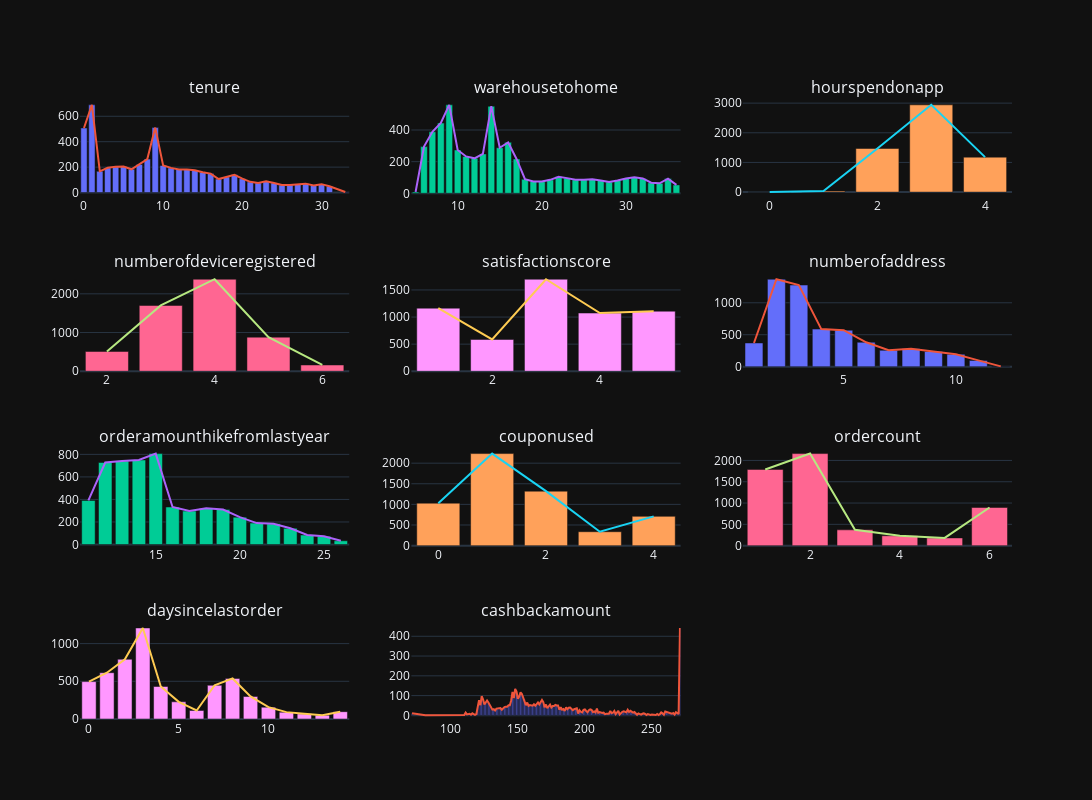

Notebook code cell kept with this figure:
### Markdown cell above
#### numeric values distribution

### Code cell
fig = make_subplots(cols=3, rows=4, subplot_titles=numeric_data.columns)

for i, col in enumerate(numeric_data.columns):
    # Bar trace
    bar_trace = go.Bar(
        x=numeric_data[col].value_counts().sort_index().index,
        y=numeric_data[col].value_counts().sort_index().values,
        name=col
    )
    
    # Line trace
    line_trace = go.Scatter(
        x=numeric_data[col].value_counts().sort_index().index,
        y=numeric_data[col].value_counts().sort_index().values,
        mode='lines',
        name=f'{col} Line'
    )
    
    # Add traces to the figure
    fig.add_trace(bar_trace, row=i//3+1, col=i%3+1)
    fig.add_trace(line_trace, row=i//3+1, col=i%3+1)

fig.update_layout(height=800, width=1400, template='plotly_dark',showlegend=False)
fig.show()

### Figure 1 — Plotly figure (JSON) as saved in the notebook; plotly's stock layout.template omitted (floating-point values rounded to 4 significant figures; data arrays with more than 128 entries replaced by an {"elided": "..."} marker saying what was removed)
{"data": [{"name": "tenure", "type": "bar", "x": [0, 1, 2, 3, 4, 5, 6, 7, 8, 9, 10, 11, 12, 13, 14, 15, 16, 17, 18, 19, 20, 21, 22, 23, 24, 25, 26, 27, 28, 29, 30, 31, 33], "xaxis": "x", "y": [508, 690, 167, 195, 203, 204, 183, 221, 263, 511, 213, 194, 182, 181, 176, 159, 149, 106, 123, 140, 109, 84, 76, 89, 75, 59, 60, 66, 70, 55, 66, 49, 4], "yaxis": "y"}, {"mode": "lines", "name": "tenure Line", "type": "scatter", "x": [0, 1, 2, 3, 4, 5, 6, 7, 8, 9, 10, 11, 12, 13, 14, 15, 16, 17, 18, 19, 20, 21, 22, 23, 24, 25, 26, 27, 28, 29, 30, 31, 33], "xaxis": "x", "y": [508, 690, 167, 195, 203, 204, 183, 221, 263, 511, 213, 194, 182, 181, 176, 159, 149, 106, 123, 140, 109, 84, 76, 89, 75, 59, 60, 66, 70, 55, 66, 49, 4], "yaxis": "y"}, {"name": "warehousetohome", "type": "bar", "x": [5, 6, 7, 8, 9, 10, 11, 12, 13, 14, 15, 16, 17, 18, 19, 20, 21, 22, 23, 24, 25, 26, 27, 28, 29, 30, 31, 32, 33, 34, 35, 36], "xaxis": "x2", "y": [8, 295, 389, 444, 559, 274, 233, 221, 249, 550, 288, 322, 217, 89, 75, 74, 85, 104, 96, 85, 86, 89, 81, 71, 81, 94, 101, 94, 67, 63, 93, 53], "yaxis": "y2"}, {"mode": "lines", "name": "warehousetohome Line", "type": "scatter", "x": [5, 6, 7, 8, 9, 10, 11, 12, 13, 14, 15, 16, 17, 18, 19, 20, 21, 22, 23, 24, 25, 26, 27, 28, 29, 30, 31, 32, 33, 34, 35, 36], "xaxis": "x2", "y": [8, 295, 389, 444, 559, 274, 233, 221, 249, 550, 288, 322, 217, 89, 75, 74, 85, 104, 96, 85, 86, 89, 81, 71, 81, 94, 101, 94, 67, 63, 93, 53], "yaxis": "y2"}, {"name": "hourspendonapp", "type": "bar", "x": [0, 1, 2, 3, 4], "xaxis": "x3", "y": [3, 35, 1471, 2942, 1179], "yaxis": "y3"}, {"mode": "lines", "name": "hourspendonapp Line", "type": "scatter", "x": [0, 1, 2, 3, 4], "xaxis": "x3", "y": [3, 35, 1471, 2942, 1179], "yaxis": "y3"}, {"name": "numberofdeviceregistered", "type": "bar", "x": [2, 3, 4, 5, 6], "xaxis": "x4", "y": [511, 1699, 2377, 881, 162], "yaxis": "y4"}, {"mode": "lines", "name": "numberofdeviceregistered Line", "type": "scatter", "x": [2, 3, 4, 5, 6], "xaxis": "x4", "y": [511, 1699, 2377, 881, 162], "yaxis": "y4"}, {"name": "satisfactionscore", "type": "bar", "x": [1, 2, 3, 4, 5], "xaxis": "x5", "y": [1164, 586, 1698, 1074, 1108], "yaxis": "y5"}, {"mode": "lines", "name": "satisfactionscore Line", "type": "scatter", "x": [1, 2, 3, 4, 5], "xaxis": "x5", "y": [1164, 586, 1698, 1074, 1108], "yaxis": "y5"}, {"name": "numberofaddress", "type": "bar", "x": [1, 2, 3, 4, 5, 6, 7, 8, 9, 10, 11, 12], "xaxis": "x6", "y": [371, 1369, 1278, 588, 571, 382, 256, 280, 239, 194, 98, 4], "yaxis": "y6"}, {"mode": "lines", "name": "numberofaddress Line", "type": "scatter", "x": [1, 2, 3, 4, 5, 6, 7, 8, 9, 10, 11, 12], "xaxis": "x6", "y": [371, 1369, 1278, 588, 571, 382, 256, 280, 239, 194, 98, 4], "yaxis": "y6"}, {"name": "orderamounthikefromlastyear", "type": "bar", "x": [11, 12, 13, 14, 15, 16, 17, 18, 19, 20, 21, 22, 23, 24, 25, 26], "xaxis": "x7", "y": [391, 728, 741, 750, 807, 333, 297, 321, 311, 243, 190, 184, 144, 84, 73, 33], "yaxis": "y7"}, {"mode": "lines", "name": "orderamounthikefromlastyear Line", "type": "scatter", "x": [11, 12, 13, 14, 15, 16, 17, 18, 19, 20, 21, 22, 23, 24, 25, 26], "xaxis": "x7", "y": [391, 728, 741, 750, 807, 333, 297, 321, 311, 243, 190, 184, 144, 84, 73, 33], "yaxis": "y7"}, {"name": "couponused", "type": "bar", "x": [0, 1, 2, 3, 4], "xaxis": "x8", "y": [1030, 2232, 1321, 337, 710], "yaxis": "y8"}, {"mode": "lines", "name": "couponused Line", "type": "scatter", "x": [0, 1, 2, 3, 4], "xaxis": "x8", "y": [1030, 2232, 1321, 337, 710], "yaxis": "y8"}, {"name": "ordercount", "type": "bar", "x": [1, 2, 3, 4, 5, 6], "xaxis": "x9", "y": [1789, 2161, 371, 232, 181, 896], "yaxis": "y9"}, {"mode": "lines", "name": "ordercount Line", "type": "scatter", "x": [1, 2, 3, 4, 5, 6], "xaxis": "x9", "y": [1789, 2161, 371, 232, 181, 896], "yaxis": "y9"}, {"name": "daysincelastorder", "type": "bar", "x": [0, 1, 2, 3, 4, 5, 6, 7, 8, 9, 10, 11, 12, 13, 14], "xaxis": "x10", "y": [496, 614, 792, 1207, 431, 228, 113, 447, 538, 299, 157, 91, 69, 51, 97], "yaxis": "y10"}, {"mode": "lines", "name": "daysincelastorder Line", "type": "scatter", "x": [0, 1, 2, 3, 4, 5, 6, 7, 8, 9, 10, 11, 12, 13, 14], "xaxis": "x10", "y": [496, 614, 792, 1207, 431, 228, 113, 447, 538, 299, 157, 91, 69, 51, 97], "yaxis": "y10"}, {"name": "cashbackamount", "type": "bar", "x": {"elided": "163 int values"}, "xaxis": "x11", "y": {"elided": "163 int values"}, "yaxis": "y11"}, {"mode": "lines", "name": "cashbackamount Line", "type": "scatter", "x": {"elided": "163 int values"}, "xaxis": "x11", "y": {"elided": "163 int values"}, "yaxis": "y11"}], "layout": {"annotations": [{"font": {"size": 16}, "showarrow": false, "text": "tenure", "x": 0.1444, "xanchor": "center", "xref": "paper", "y": 1, "yanchor": "bottom", "yref": "paper"}, {"font": {"size": 16}, "showarrow": false, "text": "warehousetohome", "x": 0.5, "xanchor": "center", "xref": "paper", "y": 1, "yanchor": "bottom", "yref": "paper"}, {"font": {"size": 16}, "showarrow": false, "text": "hourspendonapp", "x": 0.8556, "xanchor": "center", "xref": "paper", "y": 1, "yanchor": "bottom", "yref": "paper"}, {"font": {"size": 16}, "showarrow": false, "text": "numberofdeviceregistered", "x": 0.1444, "xanchor": "center", "xref": "paper", "y": 0.7188, "yanchor": "bottom", "yref": "paper"}, {"font": {"size": 16}, "showarrow": false, "text": "satisfactionscore", "x": 0.5, "xanchor": "center", "xref": "paper", "y": 0.7188, "yanchor": "bottom", "yref": "paper"}, {"font": {"size": 16}, "showarrow": false, "text": "numberofaddress", "x": 0.8556, "xanchor": "center", "xref": "paper", "y": 0.7188, "yanchor": "bottom", "yref": "paper"}, {"font": {"size": 16}, "showarrow": false, "text": "orderamounthikefromlastyear", "x": 0.1444, "xanchor": "center", "xref": "paper", "y": 0.4375, "yanchor": "bottom", "yref": "paper"}, {"font": {"size": 16}, "showarrow": false, "text": "couponused", "x": 0.5, "xanchor": "center", "xref": "paper", "y": 0.4375, "yanchor": "bottom", "yref": "paper"}, {"font": {"size": 16}, "showarrow": false, "text": "ordercount", "x": 0.8556, "xanchor": "center", "xref": "paper", "y": 0.4375, "yanchor": "bottom", "yref": "paper"}, {"font": {"size": 16}, "showarrow": false, "text": "daysincelastorder", "x": 0.1444, "xanchor": "center", "xref": "paper", "y": 0.1562, "yanchor": "bottom", "yref": "paper"}, {"font": {"size": 16}, "showarrow": false, "text": "cashbackamount", "x": 0.5, "xanchor": "center", "xref": "paper", "y": 0.1562, "yanchor": "bottom", "yref": "paper"}], "height": 800, "showlegend": false, "width": 1400, "xaxis": {"anchor": "y", "domain": [0, 0.2889]}, "xaxis10": {"anchor": "y10", "domain": [0, 0.2889]}, "xaxis11": {"anchor": "y11", "domain": [0.3556, 0.6444]}, "xaxis12": {"anchor": "y12", "domain": [0.7111, 1]}, "xaxis2": {"anchor": "y2", "domain": [0.3556, 0.6444]}, "xaxis3": {"anchor": "y3", "domain": [0.7111, 1]}, "xaxis4": {"anchor": "y4", "domain": [0, 0.2889]}, "xaxis5": {"anchor": "y5", "domain": [0.3556, 0.6444]}, "xaxis6": {"anchor": "y6", "domain": [0.7111, 1]}, "xaxis7": {"anchor": "y7", "domain": [0, 0.2889]}, "xaxis8": {"anchor": "y8", "domain": [0.3556, 0.6444]}, "xaxis9": {"anchor": "y9", "domain": [0.7111, 1]}, "yaxis": {"anchor": "x", "domain": [0.8438, 1]}, "yaxis10": {"anchor": "x10", "domain": [0, 0.1562]}, "yaxis11": {"anchor": "x11", "domain": [0, 0.1562]}, "yaxis12": {"anchor": "x12", "domain": [0, 0.1562]}, "yaxis2": {"anchor": "x2", "domain": [0.8438, 1]}, "yaxis3": {"anchor": "x3", "domain": [0.8438, 1]}, "yaxis4": {"anchor": "x4", "domain": [0.5625, 0.7188]}, "yaxis5": {"anchor": "x5", "domain": [0.5625, 0.7188]}, "yaxis6": {"anchor": "x6", "domain": [0.5625, 0.7188]}, "yaxis7": {"anchor": "x7", "domain": [0.2812, 0.4375]}, "yaxis8": {"anchor": "x8", "domain": [0.2812, 0.4375]}, "yaxis9": {"anchor": "x9", "domain": [0.2812, 0.4375]}}}
